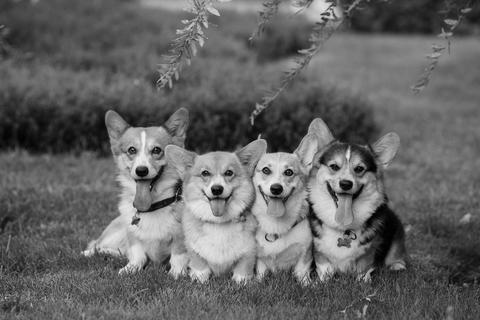
#> input picture Lab2/test-image.jpg, 480 x 320 px; the run also reads 2 pictures not shown here
$ jupyter execute --allow-errors Lab2.ipynb   (shell and % lines are left out)
#> lines starting #> are read from the running program, lines starting #| are printed output that depends on the picture
# ECE 311 Lab 2: LSI Systems
## Due Date: 2/13 @ 11:59PM on Canvas
In this lab, we will explore Linear Shift-Invariant (LSI) systems and their properties with applications involving toy signals, image filtering, stock data, and even an example of a simple non-linear system. Let's get started!

[cell 1]
# import necessary libraries for this lab
import numpy as np
import scipy.signal as signal
import matplotlib.pyplot as plt

from skimage.io import imread

## Getting Started with Convolution

We remember from ECE 210, that convolution describes how any continuous-time input signal is processed by an LTI system. Given an input $x(t)$ and an LTI system's impulse response $h(t)$, the system output $y(t)$ is given by

$$
y(t) = x(t) * h(t).
$$

Recall that convolution for continous-time signals is defined as

$$
y(t) = \int_{\tau = -\infty}^{\infty}x(\tau)h(t-\tau)d\tau = \int_{\tau=-\infty}^{\infty}x(t-\tau)h(\tau)d\tau.
$$

You have learned in ECE 310 that discrete-time LTI systems also have an impulse response $h[n]$, which is the system response to a unit Kronecker delta $\delta[n]$ input. Thus, we can express the system output given an input signal via discrete-time convolution.

$$
y[n] = x[n] * h[n]
$$

$$
y[n] = \sum_{k=-\infty}^{\infty}x[k]h[n-k] = \sum_{k=-\infty}^{\infty}x[n-k]h[k]
$$

Like the width properties of continuous-time convolution, if $x$ is of length $N$ and $h$ is of length $M$, the result $y$ will be of length $N+M-1$. It is important to note that every LTI system can be represented by a convolution, every system that can be expressed as a convolution is fully described by its impulse response, and any system fully described by its impulse response must be LTI. This means the relationship between LTI systems, convolution, and impulse responses is an "if and only if" relationship; they all imply one another! This is something handy to keep in mind whenever you want to identify and describe an LTI system.

The key function we will use to perform convolutions is the $\textrm{convolve()}$ function in the $\textrm{scipy.signal}$ module. The usage of this function for an example system is as follows:

$$
x[n] = \delta[n]+2\delta[n-2]+3\delta[n-4]
$$

$$
y[n] = x[n]+3x[n-1]
$$

[cell 2]
x = np.array([1, 0, 2, 0, 3]) # input signal
h = np.array([1, 3]) # filter/system's impulse response
y = signal.convolve(x,h) # signal.convolve(in1,in2)

print(y) # verify this result by hand!

Note how we extracted the system's impulse response for the system's Linear Constant Coefficient Difference Equation (LCCDE): we simply replace each $x[n-k]$ with $\delta[n-k]$! This is equivalent to passing $\delta[n]$ as our input signal. Above, our first term takes the present input value and multiplies it by one, and the second term multiplies the most recent input by three. Intuitively, when we flip and shift our filter $h$ for the convolution, we will be applying this system to the input signal at each shift step. The $\textrm{signal.convolve()}$ function assumes the arrays that represent our signals begin at index zero.

# Exercise 1: Implementing LTI Systems

In the below code cell, implement the following LTI systems and plot the system response (using $\textrm{plt.stem()}$) to each of the listed input signals. Comment on the results in the following Markdown cell, i.e. compare and contrast how each system seems to affect each input signal. Remember to use the LCCDE for each system to infer its impulse response!

* System A: $y_a[n] = x[n]-x[n-1]$

* System B: $y_b[n] = \frac{1}{3}x[n]+\frac{1}{3}x[n-1]+\frac{1}{3}x[n-2]$

* $x_1[n] = u[n] - u[n-10], 0\leq n< 20$

* $x_2[n] = \sin\left(\frac{\pi}{20}n\right), 0\leq n< 40$

[cell 3]
# create input signals here:
# Hint: Use np.sin and np.pi!
# Create Sequence for Input x1[n]
x1 = [1 for i in range(10)]
for i in range(10):
    x1.append(0)
x1 = np.array(x1)

# Create Sequence for Input x2[n]
x2 = np.array([np.sin((np.pi/20)*n) for n in range(40)])

# Plotting Configurations
plt.figure(figsize=(14,10))
x1A = np.linspace(0, 20, num=21)
x2A = np.linspace(0, 40, num=41)
x1B = np.linspace(0, 21, num=22)
x2B = np.linspace(0, 41, num=42)

# Create Sequence for System A Impulse Response
hA = np.array([1, -1])

# Plot Result for x1[n]
y1A = signal.convolve(x1, hA)   # System Response
plt.subplot(221)
plt.title("System A response to x1[n]")
plt.xlabel("n")
plt.ylabel("y1[n]")
plt.stem(x1A, y1A)


# Plot Result for x2[n]
y2A = signal.convolve(x2, hA)   # System Response
plt.subplot(222)
plt.title("System A response to x2[n]")
plt.xlabel("n")
plt.ylabel("y2[n]")
plt.stem(x2A, y2A)

# Create Sequence for System B Impulse Response
hB = np.array([(1./3), (1./3), (1./3)])

# Plot Result for x1[n]
y1B = signal.convolve(x1, hB)   # System Response
plt.subplot(223)
plt.title("System B response to x1[n]")
plt.xlabel("n")
plt.ylabel("y1[n]")
plt.stem(x1B, y1B)

# Plot Result for x2[n]
y2B = signal.convolve(x2, hB)   # System Response
plt.subplot(224)
plt.title("System B response to x2[n]")
plt.xlabel("n")
plt.ylabel("y2[n]")
plt.stem(x2B, y2B)
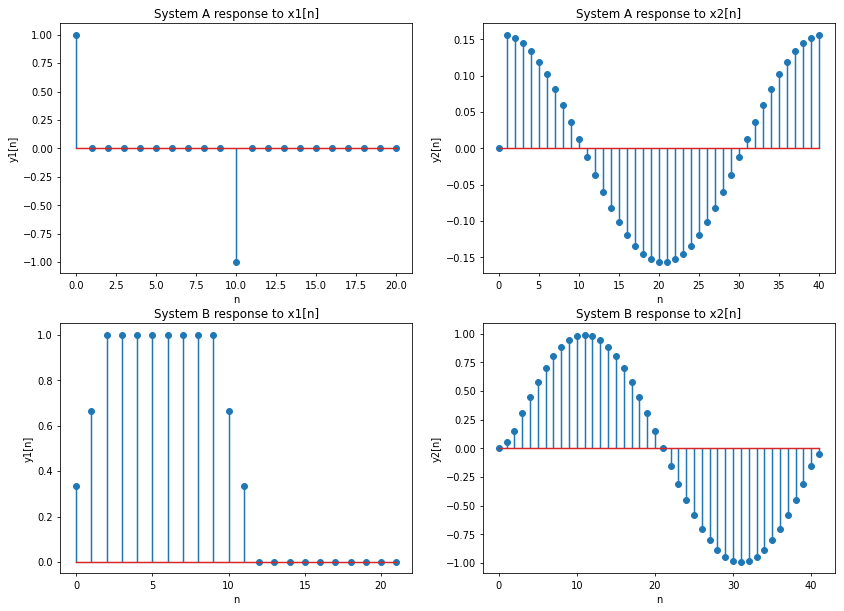
#> figure drawn by matplotlib, 4 panels; panel 1: curve peaks at x = 0, y = 1; panel 2: curve peaks at x = 40, y = 0.156; panel 3: curve peaks at x = 2, y = 1; panel 4: curve peaks at x = 11, y = 0.992

## Comments here:
System A: This system tracks the 2-point Difference between the current and previous points of the input signal. Basically, it finds the slope of the tangent line of the input signal at each integer point. The magnitude of the output will be close to zero for flatter parts of the input signal; however, the magnitude will be maximum for the fastest-changing parts. This is observed in both plots of y1[n] and y2[n].

System B: This system is a 3-point Moving Average. It will not affect flatter parts of the input signals; however, it will smooth out faster-changing parts. This is observed in both plots of y1[n] and y2[n].

# Exercise 2: Bitcoin Pricing Correction

One type of signal could be some non-physical 1D information. An example of this would be stock price or cryptocurrency price data. This data is notoriously noisy and can jump around unpredictably.

Remember that the systems we work with can be either causal or non-causal. A causal system only uses present and past information or values to calculate its present values, while a non-causal system can leverage future information. In this exercise, we will compare causal and non-causal versions of a system to smooth a day's worth of bitcoin price data. We have provided 24 hours of prices with pricing updates every minute (1440 points). The date in question is Christmas Eve Day (12/24), 2017.

#> (a cell that did not finish here is left out)

Pretty noisy, right? Maybe a lot of last-minute Christmas gifts made the price even more unpredictable!

In this exercise, you will implement two length-51 moving average filters on this Bitcoin price data. The first will be causal and the second will be non-causal. Mathematically, we can represent these systems as follows:

$$
y_1[n] = \frac{1}{51}\sum_{i=0}^{50}x[n - i]
$$

$$
y_2[n] = \frac{1}{51}\sum_{i=-25}^{25}x[n - i]
$$

Furthermore, since the moving average filter is an LTI system we may implement it as a convolution using its impulse response. If you are having trouble seeing this, we suggest considering a length-5 moving average filter and "unrolling" the sum to understand that system definition and its impulse response.

Notice that the non-causal filter will require us to access negative indices according to the impulse response of our filter. A natural question to ask is how does the $\textrm{signal.convolve()}$ function perform non-causal convolution? How can you indicate negative indices when making an array for a system's impulse response? This is where the "same" mode comes in! We may use the "same" mode as follows:

```
y = signal.convolve(x, h, 'same'),
```

where $x$ is of length $N$ and $h$ is length $M$. This line of code will first perform regular convolution like the default mode where the first sample of each sequence is assumed to be at $n=0$. Then, it will only keep the center $N$ values (length of first argument/array). This operation is equivalent to zero-centering the second argument/array (```h``` in the above example). You may want to try a couple small examples to convince yourself this is true. The "same" mode will be important to keep in mind throughout this lab and the rest of the course.

**Important Note:** For the following two parts, we have provided the appropriate start and end indices to help us make sure each implementation returns results of the same size and to remove initial condition worries (ramping behavior since we would have fewer than 51 samples as the filter has partial overlap). **Please follow the plotting instructions in the following parts carefully!**

a. Construct the causal filter and apply it to the provided bitcoin price data (apply your causal system to the data in the ``bitcoin_data`` variable). To make sure your output is the same length and matches up correctly in time, please slice the result of convolving ``bitcoin_data`` with your causal filter using ``start`` and ``end``. Note that we do this to create the ``plotting_data`` variable. Plot the original data (``plotting_data``) and your smoothed data on the same plot. **Don't forget to include a legend!**

b. Construct the non-causal filter and apply it to the provided bitcoin price data (``bitcoin_data`` variable). Perform the same ``start`` and ``end`` slicing on your result as in part (a). Plot the original data (``plotting_data``) and your smoothed data on the same plot.

c. Plot the difference signals for each filter on the same plot. Let the difference signal for a system's output be given by

$$
y_d = y - \hat{y},
$$

where $\hat{y}$ is your system output and $y$ is the sliced original data used for plotting, ``plotting_data``.

d. Comment on the results in the following Markdown cell. What is noticeably different between the two sets of smoothed results from the causal and non-causal systems? Is it helpful to know a lot of past information or a decent amount of past and future information?

[cell 5]
# Provided code
L = 51
half_L = 25
start = 50
#> (the rest of this cell did not finish here and is left out)

### Comments for here:

Part 2(d): The causal smoothed output looks delayed when compared to the actual signal. It appears to lag by roughly 50 samples and has largers differences as seen in the difference signal. However, the non-causal smoothed output appears to be centered compared to the actual signal. It is what I expected a 51-sample moving average to be since it considers both past, present, and future values. I would argue it is better to know a decent amount of past and future information because that is more representative of the current average. Although, this is not implementable in a real-time system.

# Image Convolution

In ECE 310, we typically focus on the implications of applying LTI systems in the frequency domain of a 1D signal. Our most common idea of a 1D signal is a piece of audio. In this section, we will experiment with image filtering along both axes of an image and see that we can do more than just filtering with convolution.

# Exercise 3: 1D Image Convolution

Apply a 1D length 11 moving average filter on the provided ``test-image.jpg`` image along the:

**Note: we will use the 'same' mode again when using $\textrm{signal.convolve()}$ for this exercise.**

a. Rows

b. Columns

c. Rows then columns (**Hint**: make sure to convolve first along the rows, then use the result of this row-convolution to convolve along the columns!)

d. Columns then rows (**Hint**: make sure to convolve first along the columns, then use the result of this column-convolution to convolve along the rows!)

Plot each of the resulting images and give them unique titles.

e. Comment on the images from the "rows then columns" and "columns then rows" procedures. Are they the same? Explain your answer, why are they the same or different?

[cell 6]
# make filter and load image
image = imread('test-image.jpg')
#> image is the input picture: shape (320, 480); min 0, max 253, mean 101.1
plt.figure(figsize=(8,5))
plt.imshow(image, 'gray')
plt.title('Original Image')
L = 11
h = np.ones(L) * 1/11 # impulse response of length-11 moving average filter
n_rows, n_cols = image.shape

# Code for 3.a along rows (apply filter to each row independently)
plt.figure(figsize=(16,12))
# Iterate through all rows along the image
image_row = np.zeros(image.shape)    # Blank Image
for i in range(n_rows):
    image_row[i, :] = signal.convolve(image[i, :], h, 'same')    # Apply filter to each row
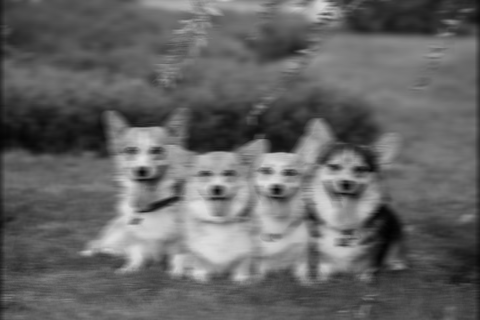
#> image_row: shape (320, 480) float64; min 1.91, max 226.1, mean 100.6
plt.subplot(221)
plt.imshow(image_row, 'gray')
plt.title('Convolution Along Rows Image')

# along the columns (3.b)
# Iterate through all columns along the image
image_column = np.zeros(image.shape)    # Blank Image
for i in range(n_cols):
    image_column[:, i] = signal.convolve(image[:, i], h, 'same')    # Apply filter to each column
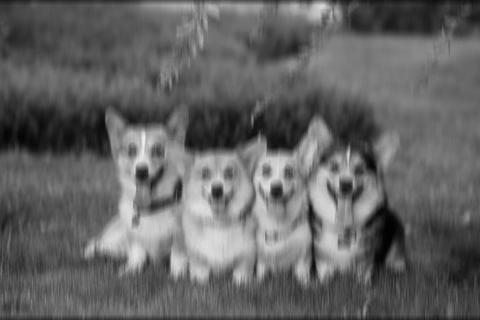
#> image_column: shape (320, 480) float64; min 1.45, max 239, mean 100.2
plt.subplot(222)
plt.imshow(image_column, 'gray')
plt.title('Convolution Along Columns Image')

# rows then columns (3.c)
# Iterate through all rows along the image
image_row_column = np.zeros(image.shape)    # Blank Image
for i in range(n_rows):
    image_row_column[i, :] = signal.convolve(image[i, :], h, 'same')    # Apply filter to each row
# Iterate through all columns along the new image
for i in range(n_cols):
    image_row_column[:, i] = signal.convolve(image_row_column[:, i], h, 'same')    # Apply filter to each column
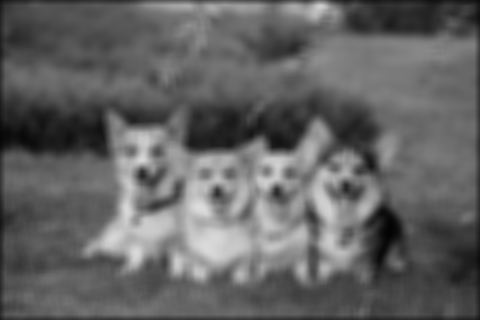
#> image_row_column: shape (320, 480) float64; min 3.58, max 220.9, mean 99.8
plt.subplot(223)
plt.imshow(image_row_column, 'gray')
plt.title('Convolution Along Row Then Column Image')

# columns then rows (3.d)
# Iterate through all columns along the image
image_column_row = np.zeros(image.shape)    # Blank Image
for i in range(n_cols):
    image_column_row[:, i] = signal.convolve(image[:, i], h, 'same')    # Apply filter to each column
# Iterate through all rows along the new image
for i in range(n_rows):
    image_column_row[i, :] = signal.convolve(image_column_row[i, :], h, 'same')    # Apply filter to each row
plt.subplot(224)
plt.imshow(image_column_row, 'gray')
plt.title('Convolution Along Column Then Row Image')

## Comments here

Part 3(e): The images from the "rows then columns" and "columns then rows" procedures are the same. Theoretically, this makes sense because the convolution operation is associative. This means that the order of the convolution operations does not affect the results. Although the order of the convolution for the two procedures is different, the associative property tells use the output should be the same.

# Exercise 4: Building an Edge Detector

Let's now apply image convolution to perform edge detection. We will build a simple edge detector step-by-step using the following simple 1D filter:

$$
h[n] = \delta[n] - \delta[n-1]
$$

a. Intuitively or mathematically, what does this filter do to an input signal? In other words, what parts of a signal would give a strong (large magnitude) response and what parts would give a weak (small magnitude) response? You may answer this with a couple signal examples and the result of convolution with $h[n]$ or qualitative intuition.

b. Is this filter causal? Why or why not? In general, is it a problem if an image filter is non-causal? (Hint: consider the contexts in which we can or cannot violate causality.)

**Note**: For the next two parts, please store your results in separate variables. This will make part (e) much cleaner.

c. Apply $h[n]$ along the rows of the ``test-image.jpg`` image. Plot the result with a grayscale color mapping.

d. Apply $h[n]$ along the columns of the ``test-image.jpg`` image. Plot the result with a grascale color mapping.

So far we have checked for edge-like features in the image going along the rows and columns. Imagine these two results as indicating edge strength along the row axis (vertical edges) and column axis (horizontal edges) of the image, respectively. Take a minute to look at the differences between these two resulting images. Can you tell which one is detecting edges within a row and which one is doing so within a column? What would be a sensible way to incorporate these two dimensions of information? Imagine they form a 2D vector and take the norm! More precisely:

$$
I_F(r,c) = \sqrt{\left(I_R(r,c)\right)^2 + \left(I_C(r,c)\right)^2},
$$

where $I_R$ and $I_C$ are the row and column filtered results from parts (c) and (d) above, respectively.

e. Build the final result image $I_F$ according to the above equation. Plot the result again with a grayscale color mapping.

## Comments here

Part 4(a): Intuitively, this filter detects changes in the input signal. Quick changes in the input signal will give a strong (large magnitude) response. Meanwhile, slow changing, gradient-like parts of the input signal will give a weak (small magnitude) response.

Part 4(b): This filter is causal because it only uses present and past values since n - 1 < n <= n. In general, it is not a big problem for an image filter to be non-causal because it is not real-time. When given an image, we are given all past, present, and future samples of the input data.

[cell 7]
# load test-image.jpg
test = imread('test-image.jpg')
plt.figure(figsize=(16,12))
plt.subplot(221)
plt.imshow(test, 'gray')
plt.title('Original Image')

# Impulse Response
h = np.array([1, -1])

# Code for 4.c here:
# Iterate through all rows along the image
edge_row = np.zeros(test.shape)    # Blank Image
for i in range(n_rows):
    edge_row[i, :] = signal.convolve(test[i, :], h, 'same')    # Apply filter to each row
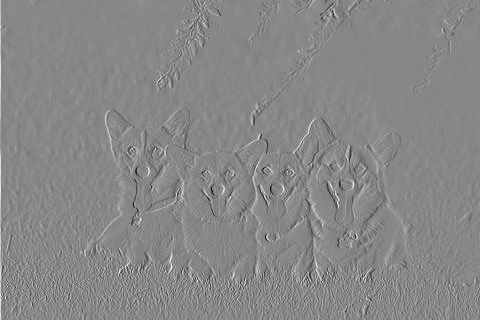
#> edge_row: shape (320, 480) float64; min -149, max 131, mean 0.2; drawn with min black and max white
plt.subplot(223)
plt.imshow(edge_row, 'gray')
plt.title('Edge Detection Along Rows Image')

# Code for 4.d here:
# Iterate through all columns along the image
edge_column = np.zeros(test.shape)    # Blank Image
for i in range(n_cols):
    edge_column[:, i] = signal.convolve(test[:, i], h, 'same')    # Apply filter to each column
#> (the rest of the program and of its run is left out)
